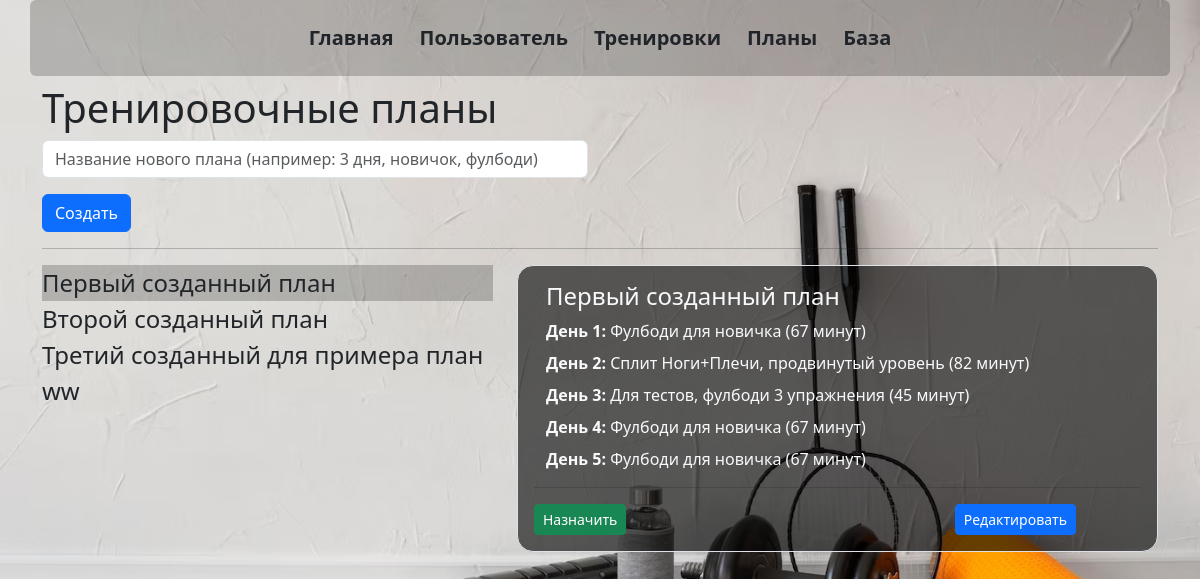
Page /plans_all on the earlier database version.
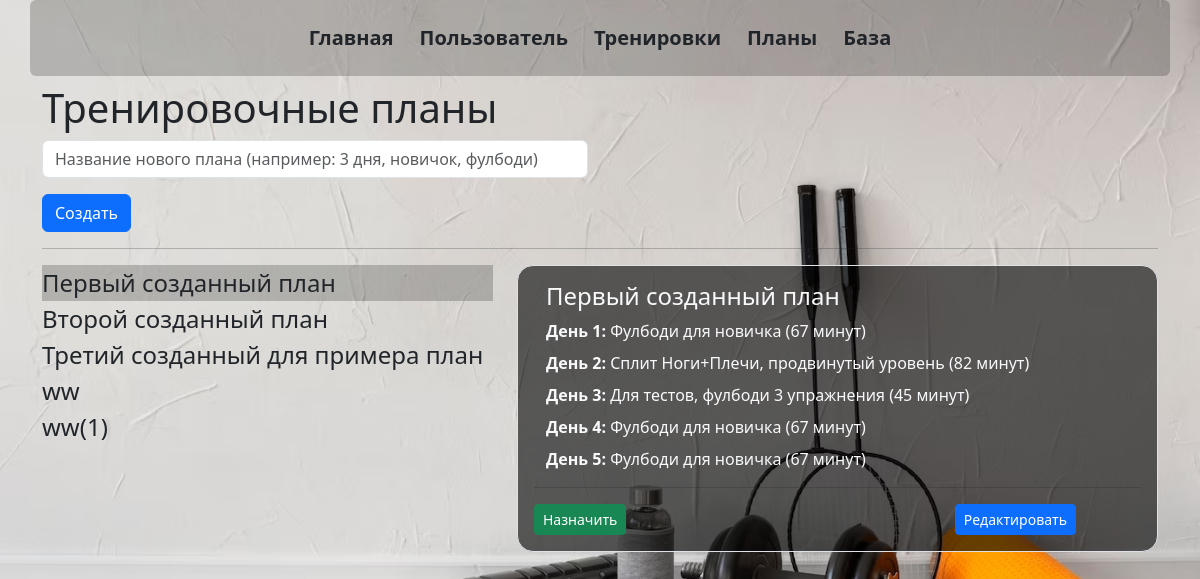
Same page on the later database version.
### _models.py (models this page shows, shortened)
class Plan(db.Model):
    __tablename__ = 'plans'
    id = db.Column(db.Integer, primary_key=True)
    name = db.Column(db.String, default='New Plan')
    owner = db.Column(db.String, default='Admin')
    trainings = relationship('Training', secondary='plan_trainings', back_populates='plans')

class Training(db.Model):
    __tablename__ = 'trainings'
    training_id = db.Column(db.Integer, primary_key=True)
    name = db.Column(db.String(50), nullable=False)
    exercises = relationship('Exercise', secondary='training_exercises', overlaps="trainings")
    user_trainings = relationship('UserTraining', back_populates='training')
    plans = relationship('Plan', secondary='plan_trainings', back_populates='trainings')

### main.py (the view)
@app.route('/plans_all', methods=['POST', 'GET'])
def plans_all():
    plans = Plan.query.all()
    plan_trainings = Plan_Trainings.query.all()
    trains = Training.query.all()
    trainings_in_plan = {}  # {plan: [trains], ...}
    for plan in plans:
        trainings_in_plan[plan] = []
        print(f'-{plan.name}')
        for plan_train in plan_trainings:
            for train in trains:
                if train.training_id == plan_train.training_id and plan_train.plan_id == plan.id:
                    train_time = 0
                    for exercise in train.exercises:
                        te = TrainingExercise.query.filter_by(training_id=train.training_id, exercise_id=exercise.exercise_id).first()
                        train_time += te.sets * exercise.time_per_set
                    trainings_in_plan[plan].append([train, train_time])
    return render_template('plans_all.html', trainings_in_plan=trainings_in_plan)

### templates/plans_all.html (shortened to what this page needs)
{% extends 'base.html' %}
{% block body %}
<h1>Тренировочные планы</h1>
<form action="/plan_new/0" method="post">
    <div class="row mb-3">
        <div class="col-6">
            <input type="text" name="plan_name" id="plan_name" class="form-control" placeholder="Название нового плана (например: 3 дня, новичок, фулбоди)" required>
        </div>
        <div class="col-6">
        </div>
    </div>
    <input type="submit" class="btn btn-primary" value="Создать">
</form>
<hr>
<div class="row">
    <div class="col-5">
        <div class="list-group" id="list-tab" role="tablist">
        {% for plan, trains in trainings_in_plan.items() %}
          <a class="nav-link {% if loop.index == 1 %} active {% endif %} link-underline link-underline-opacity-0 bg-opacity-0 fs-4" data-bs-toggle="list" href="#plan{{plan.id}}" role="tab">
              {{plan.name}}
          </a>
          {% endfor %}
        </div>
    </div>
    <div class="col-7">
        <div class="tab-content" id="nav-tabContent">
          {% for plan, trains in trainings_in_plan.items() %}
            <div class="tab-pane fade {% if loop.index == 1 %} show active {% endif %} border rounded-4 bg-opacity-60 p-3" id="plan{{plan.id}}" role="tabpanel" >
                <div class="container text-light">
                <h4>{{plan.name}}</h4>
                    </div>
                {% for i in range(trains|length) %}
                <div class="container mb-2 text-light">
                    <b>День {{i+1}}: </b> {{trains[i][0].name}} ({{ trains[i][1] }} минут)
                </div>
                {% endfor %}
                <hr>
                <div class="row">
                    <div class="col-8">
                        <a href="#" class="btn btn-success btn-sm">Назначить</a>
                    </div>
                    <div class="col-4">
                        <a href="/plan_new/{{plan.id}}" class="btn btn-primary btn-sm">Редактировать</a>
                    </div>
                </div>
            </div>
          {% endfor %}
        </div>
    </div>
</div>
{% endblock %}

### templates/base.html (shortened to what this page needs)
<!doctype html>
<html lang="ru">
<head>
    <link rel="stylesheet" href="{{ url_for('static', filename='css/bootstrap.min.css' )}}">
    <link rel="stylesheet" href="{{ url_for('static', filename='css/main.css' )}}">
</head>
<body>
    <div class="container text-primary bg-opacity-20 rounded-2">
        <header class="d-flex flex-wrap justify-content-center py-3 mb-2 fs-5 fw-semibold" >
            <ul class="nav nav-pills ">
                <li class="nav-item"><a href="/" class="fs-5 fw-semibold btn">Главная</a></li>
                <li class="nav-item"><a href="/users_center" class="fs-5 fw-semibold btn">Пользователь</a></li>
                <li class="nav-item"><a href="/new_train" class="fs-5 fw-semibold btn">Тренировки</a></li>
                <li class="nav-item"><a href="/plans_all" class="fs-5 fw-semibold btn">Планы</a></li>
                <li class="nav-item"><a href="/migration" class="fs-5 fw-semibold btn">База</a></li>
            </ul>
        </header>
    </div>
    <div class="container">
        {% block body %}{% endblock %}
    </div>
</body>
</html>

### static/css/main.css (style rules this page uses)
body { background-image: url('../imgs/background.jpg'); background-size: cover; background-repeat: no-repeat; background-attachment: fixed; }
.bg-opacity-20 { background-color: rgba(0, 0, 0, 0.2); }
.bg-opacity-60 { background-color: rgba(0, 0, 0, 0.6); }
.bg-opacity-0 { background-color: rgba(0, 0, 0, 0); transition: background-color 0.3s; }
.nav-link.active { background-color: rgba(0, 0, 0, 0.2); }

Differences in the rows shown:
added Plan: name "ww(1)", shown under "Тренировочные планы"
